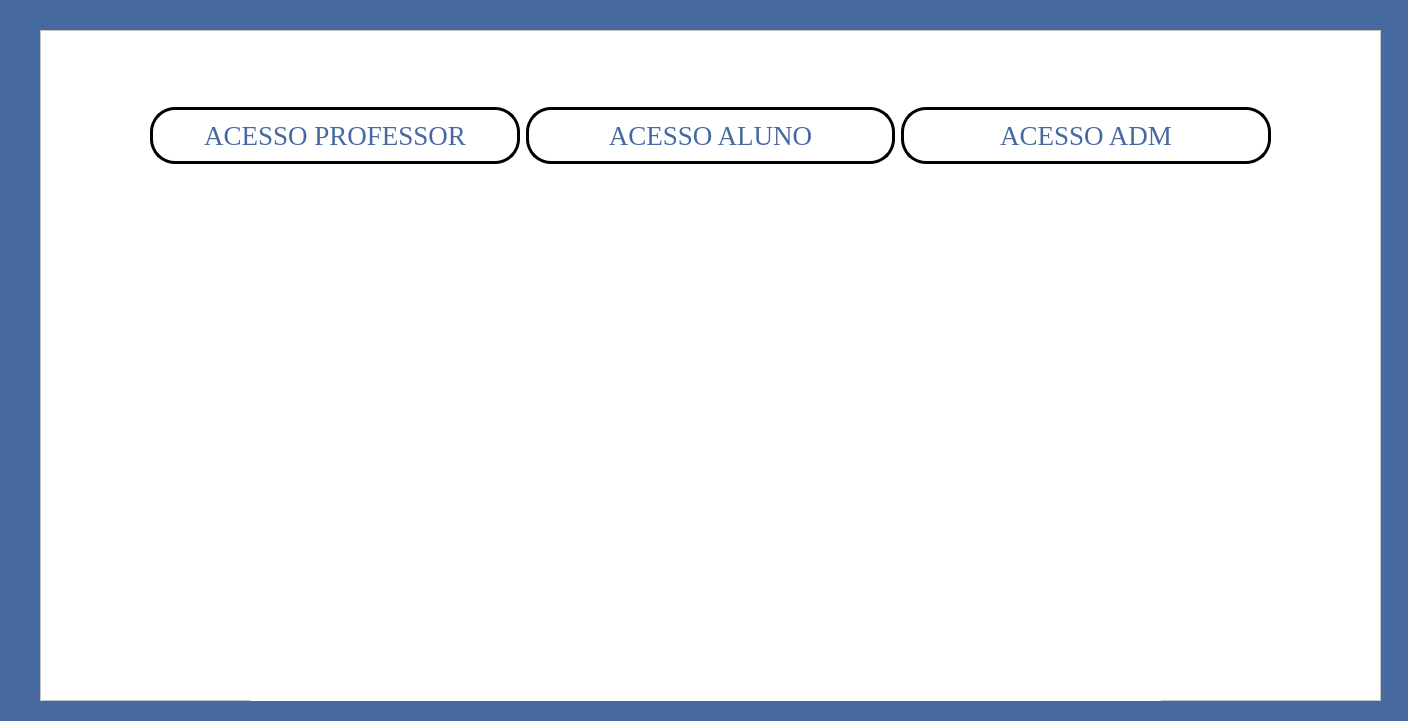
<?xml version="1.0" encoding="UTF-8"?>
<ui version="4.0">
 <class>primeira_tela</class>
 <widget class="QMainWindow" name="primeira_tela">
  <property name="geometry">
   <rect>
    <x>0</x>
    <y>0</y>
    <width>1408</width>
    <height>721</height>
   </rect>
  </property>
  <property name="windowTitle">
   <string>Sistema Primeira Tela</string>
  </property>
  <property name="windowIcon">
   <iconset>
    <normaloff>imagens/diplomado.png</normaloff>imagens/diplomado.png</iconset>
  </property>
  <property name="styleSheet">
   <string notr="true">background-color:rgb(70, 105, 159);</string>
  </property>
  <widget class="QWidget" name="centralwidget">
   <widget class="QFrame" name="frame">
    <property name="geometry">
     <rect>
      <x>40</x>
      <y>30</y>
      <width>1341</width>
      <height>671</height>
     </rect>
    </property>
    <property name="styleSheet">
     <string notr="true">background-color: rgb(255, 255, 255);</string>
    </property>
    <property name="frameShape">
     <enum>QFrame::StyledPanel</enum>
    </property>
    <property name="frameShadow">
     <enum>QFrame::Raised</enum>
    </property>
    <widget class="QLabel" name="label">
     <property name="geometry">
      <rect>
       <x>210</x>
       <y>60</y>
       <width>911</width>
       <height>641</height>
      </rect>
     </property>
     <property name="text">
      <string/>
     </property>
     <property name="pixmap">
      <pixmap>imagens/LOGO_UNIVERS.png</pixmap>
     </property>
     <property name="scaledContents">
      <bool>true</bool>
     </property>
    </widget>
    <widget class="QWidget" name="layoutWidget">
     <property name="geometry">
      <rect>
       <x>110</x>
       <y>50</y>
       <width>1121</width>
       <height>111</height>
      </rect>
     </property>
     <layout class="QHBoxLayout" name="horizontalLayout">
      <item>
       <widget class="QPushButton" name="botao_professor">
        <property name="font">
         <font>
          <family>Georgia</family>
          <pointsize>20</pointsize>
          <underline>false</underline>
          <strikeout>false</strikeout>
         </font>
        </property>
        <property name="styleSheet">
         <string notr="true">QPushButton:hover{
	background-color: lightblue
}
QPushButton{
border:3px solid black;
border-radius: 25px;
padding: 10px;
}
QPushButton{
color: rgb(70, 105, 159);
}</string>
        </property>
        <property name="text">
         <string>ACESSO PROFESSOR</string>
        </property>
        <property name="icon">
         <iconset>
          <normaloff>../DESING/professor.png</normaloff>../DESING/professor.png</iconset>
        </property>
        <property name="iconSize">
         <size>
          <width>30</width>
          <height>30</height>
         </size>
        </property>
       </widget>
      </item>
      <item>
       <widget class="QPushButton" name="botao_acesso_aluno">
        <property name="font">
         <font>
          <family>Georgia</family>
          <pointsize>20</pointsize>
          <underline>false</underline>
          <strikeout>false</strikeout>
         </font>
        </property>
        <property name="styleSheet">
         <string notr="true">QPushButton:hover{
	background-color: lightblue
}
QPushButton{
border:3px solid black;
border-radius: 25px;
padding: 10px;
}
QPushButton{
color: rgb(70, 105, 159);
}</string>
        </property>
        <property name="text">
         <string>ACESSO ALUNO</string>
        </property>
        <property name="icon">
         <iconset>
          <normaloff>../DESING/aluno.png</normaloff>../DESING/aluno.png</iconset>
        </property>
        <property name="iconSize">
         <size>
          <width>30</width>
          <height>30</height>
         </size>
        </property>
       </widget>
      </item>
      <item>
       <widget class="QPushButton" name="botao_acesso_adm">
        <property name="font">
         <font>
          <family>Georgia</family>
          <pointsize>20</pointsize>
          <underline>false</underline>
          <strikeout>false</strikeout>
         </font>
        </property>
        <property name="styleSheet">
         <string notr="true">QPushButton:hover{
	background-color: lightblue
}
QPushButton{
border:3px solid black;
border-radius: 25px;
padding: 10px;
}
QPushButton{
color: rgb(70, 105, 159);
}</string>
        </property>
        <property name="text">
         <string>ACESSO ADM</string>
        </property>
        <property name="icon">
         <iconset>
          <normaloff>../DESING/financeiro.png</normaloff>../DESING/financeiro.png</iconset>
        </property>
        <property name="iconSize">
         <size>
          <width>30</width>
          <height>30</height>
         </size>
        </property>
       </widget>
      </item>
     </layout>
    </widget>
   </widget>
  </widget>
 </widget>
 <resources/>
 <connections/>
</ui>
